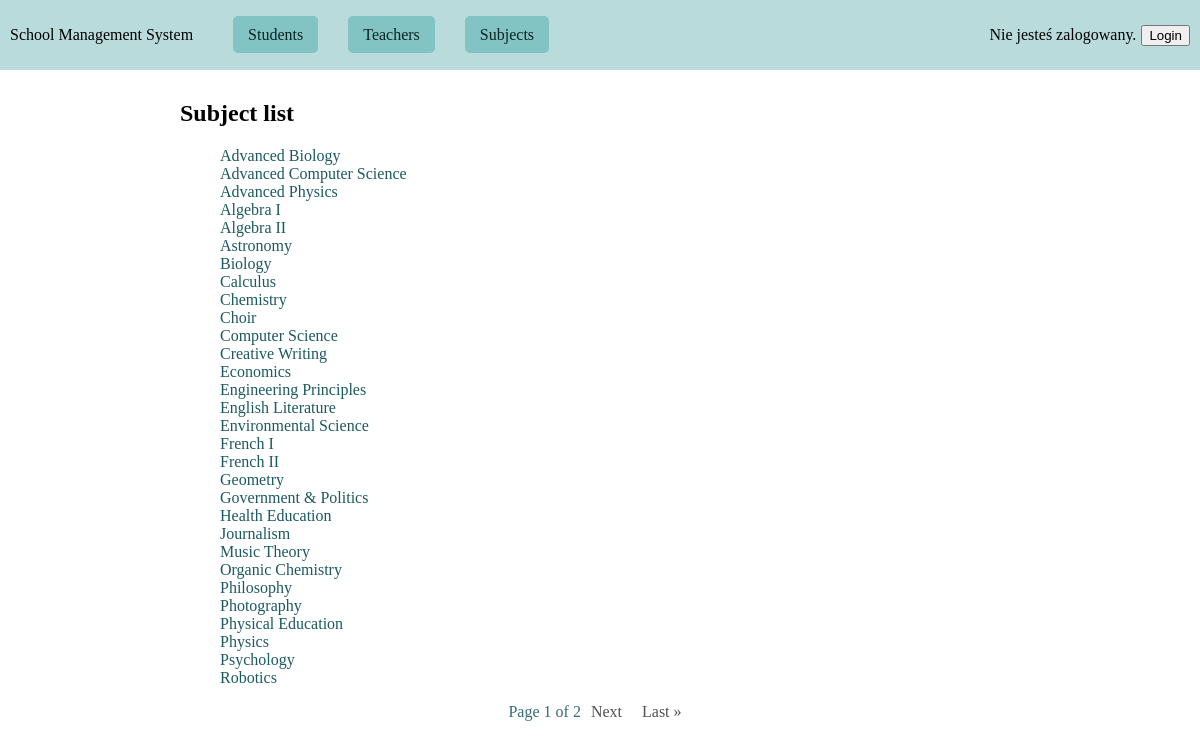
The page /data/subjects/ on the database its author committed.
### schooldata/models.py (models this page shows, shortened)
class Subject(models.Model):
    name = models.CharField(max_length=100, null=False, blank=False)
    level = models.IntegerField(choices=LEVELS, default=0)
    description = models.TextField(null=False, blank=False)
    students = models.ManyToManyField(Student, related_name="subjects")
    teachers = models.ManyToManyField(Teacher, related_name="subjects_taught")
    class Meta:
        unique_together = ('name', 'level')
        ordering = ['name', '-level']

### schooldata/views.py (the view)
# urls.py: path("subjects/", SubjectListView.as_view(), name="subjects"),
class SubjectListView(ListView):
    model = Subject
    template_name = "schooldata/subject_list.html"
    context_object_name = "subjects"
    paginate_by = 30

### schooldata/templates/schooldata/subject_list.html (shortened to what this page needs)
{% extends 'schooldata/base.html' %}
{% block content %}
<div class="content">
    <h2>Subject list</h2>
    <ul class="detail-list">
      {% for subject in subjects %}
          <li><a href="{% url 'subjects-details' subject.id %}" >{{subject.name}}</a></li>
      {% endfor %}
    </ul>
    {% if is_paginated %}
        <div class="pagination">
            <span>Page {{ page_obj.number }} of {{ page_obj.paginator.num_pages }}</span>
            {% if page_obj.has_next %}
                <a href="?page={{ page_obj.next_page_number }}">Next</a>
                <a href="?page={{ page_obj.paginator.num_pages }}">Last &raquo;</a>
            {% endif %}
        </div>
    {% endif %}
</div>
{% endblock %}

### schooldata/static/styles.css (style rules this page uses)
body { margin: 0; }
.content { width: 70%; margin: auto; margin-bottom: 100px; }
.detail-list li { list-style: none; }
.detail-list li a { text-decoration: none; text-effect: none; color: #1c5961; }
.pagination { margin: auto; display: flex; flex-direction: row; justify-content: center; }
.pagination a { text-decoration: none; margin: 0 10px; color: #515151; }
.pagination span { color: #376c73; }

### rows shown on the page
Subject: name "Advanced Biology"
Subject: name "Advanced Computer Science"
Subject: name "Advanced Physics"
Subject: name "Algebra I"
Subject: name "Algebra II"
Subject: name "Astronomy"
Subject: name "Biology"
Subject: name "Calculus"
Subject: name "Chemistry"
Subject: name "Choir"
Subject: name "Computer Science"
Subject: name "Creative Writing"
Subject: name "Economics"
Subject: name "Engineering Principles"
Subject: name "English Literature"
Subject: name "Environmental Science"
Subject: name "French I"
Subject: name "French II"
Subject: name "Geometry"
Subject: name "Government & Politics"
Subject: name "Health Education"
Subject: name "Journalism"
Subject: name "Music Theory"
Subject: name "Organic Chemistry"
Subject: name "Philosophy"
Subject: name "Photography"
Subject: name "Physical Education"
Subject: name "Physics"
Subject: name "Psychology"
Subject: name "Robotics"

### other values the page prints
{{ page_obj.number }} "1"
{{ page_obj.paginator.num_pages }} "2"
